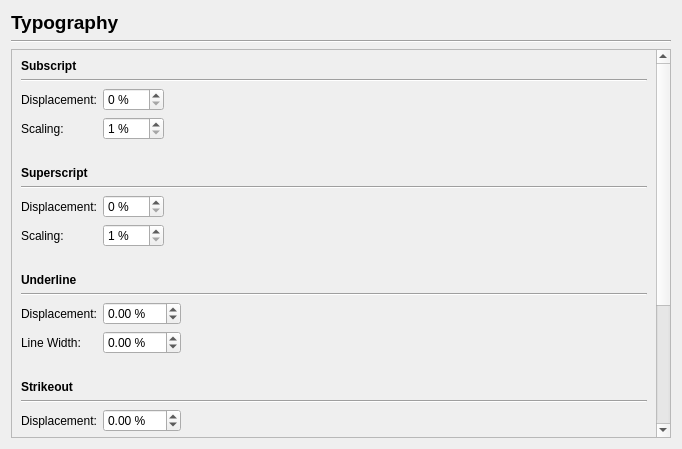
<?xml version="1.0" encoding="UTF-8"?>
<ui version="4.0">
 <class>Prefs_Typography</class>
 <widget class="QWidget" name="Prefs_Typography">
  <property name="geometry">
   <rect>
    <x>0</x>
    <y>0</y>
    <width>682</width>
    <height>449</height>
   </rect>
  </property>
  <property name="windowTitle">
   <string>Form</string>
  </property>
  <layout class="QVBoxLayout" name="verticalLayout_2">
   <item>
    <widget class="QLabel" name="label">
     <property name="font">
      <font>
       <pointsize>14</pointsize>
       <weight>75</weight>
       <bold>true</bold>
      </font>
     </property>
     <property name="text">
      <string>Typography</string>
     </property>
    </widget>
   </item>
   <item>
    <widget class="Line" name="line">
     <property name="orientation">
      <enum>Qt::Horizontal</enum>
     </property>
    </widget>
   </item>
   <item>
    <widget class="QScrollArea" name="scrollArea">
     <property name="widgetResizable">
      <bool>true</bool>
     </property>
     <widget class="QWidget" name="scrollAreaWidgetContents">
      <property name="geometry">
       <rect>
        <x>0</x>
        <y>0</y>
        <width>639</width>
        <height>782</height>
       </rect>
      </property>
      <layout class="QVBoxLayout" name="verticalLayout">
       <item>
        <widget class="QLabel" name="label_2">
         <property name="font">
          <font>
           <weight>75</weight>
           <bold>true</bold>
          </font>
         </property>
         <property name="text">
          <string>Subscript</string>
         </property>
        </widget>
       </item>
       <item>
        <widget class="Line" name="line_4">
         <property name="orientation">
          <enum>Qt::Horizontal</enum>
         </property>
        </widget>
       </item>
       <item>
        <layout class="QFormLayout" name="formLayout_3">
         <property name="fieldGrowthPolicy">
          <enum>QFormLayout::FieldsStayAtSizeHint</enum>
         </property>
         <property name="formAlignment">
          <set>Qt::AlignLeading|Qt::AlignLeft|Qt::AlignTop</set>
         </property>
         <item row="0" column="0">
          <widget class="QLabel" name="label_5">
           <property name="text">
            <string>Displacement:</string>
           </property>
          </widget>
         </item>
         <item row="0" column="1">
          <widget class="QSpinBox" name="subscriptDisplacementSpinBox">
           <property name="suffix">
            <string> %</string>
           </property>
           <property name="maximum">
            <number>100</number>
           </property>
          </widget>
         </item>
         <item row="1" column="1">
          <widget class="QSpinBox" name="subscriptScalingSpinBox">
           <property name="suffix">
            <string> %</string>
           </property>
           <property name="minimum">
            <number>1</number>
           </property>
           <property name="maximum">
            <number>100</number>
           </property>
          </widget>
         </item>
         <item row="1" column="0">
          <widget class="QLabel" name="label_6">
           <property name="text">
            <string>Scaling:</string>
           </property>
          </widget>
         </item>
        </layout>
       </item>
       <item>
        <spacer name="verticalSpacer">
         <property name="orientation">
          <enum>Qt::Vertical</enum>
         </property>
         <property name="sizeType">
          <enum>QSizePolicy::Fixed</enum>
         </property>
         <property name="sizeHint" stdset="0">
          <size>
           <width>20</width>
           <height>20</height>
          </size>
         </property>
        </spacer>
       </item>
       <item>
        <widget class="QLabel" name="label_3">
         <property name="font">
          <font>
           <weight>75</weight>
           <bold>true</bold>
          </font>
         </property>
         <property name="text">
          <string>Superscript</string>
         </property>
        </widget>
       </item>
       <item>
        <widget class="Line" name="line_3">
         <property name="orientation">
          <enum>Qt::Horizontal</enum>
         </property>
        </widget>
       </item>
       <item>
        <layout class="QFormLayout" name="formLayout_2">
         <property name="fieldGrowthPolicy">
          <enum>QFormLayout::FieldsStayAtSizeHint</enum>
         </property>
         <property name="formAlignment">
          <set>Qt::AlignLeading|Qt::AlignLeft|Qt::AlignTop</set>
         </property>
         <item row="0" column="0">
          <widget class="QLabel" name="label_7">
           <property name="text">
            <string>Displacement:</string>
           </property>
          </widget>
         </item>
         <item row="0" column="1">
          <widget class="QSpinBox" name="superscriptDisplacementSpinBox">
           <property name="suffix">
            <string> %</string>
           </property>
           <property name="maximum">
            <number>100</number>
           </property>
          </widget>
         </item>
         <item row="1" column="0">
          <widget class="QLabel" name="label_8">
           <property name="text">
            <string>Scaling:</string>
           </property>
          </widget>
         </item>
         <item row="1" column="1">
          <widget class="QSpinBox" name="superscriptScalingSpinBox">
           <property name="suffix">
            <string> %</string>
           </property>
           <property name="minimum">
            <number>1</number>
           </property>
           <property name="maximum">
            <number>100</number>
           </property>
          </widget>
         </item>
        </layout>
       </item>
       <item>
        <spacer name="verticalSpacer_2">
         <property name="orientation">
          <enum>Qt::Vertical</enum>
         </property>
         <property name="sizeType">
          <enum>QSizePolicy::Fixed</enum>
         </property>
         <property name="sizeHint" stdset="0">
          <size>
           <width>20</width>
           <height>20</height>
          </size>
         </property>
        </spacer>
       </item>
       <item>
        <widget class="QLabel" name="label_4">
         <property name="font">
          <font>
           <weight>75</weight>
           <bold>true</bold>
          </font>
         </property>
         <property name="text">
          <string>Underline</string>
         </property>
        </widget>
       </item>
       <item>
        <widget class="Line" name="line_2">
         <property name="orientation">
          <enum>Qt::Horizontal</enum>
         </property>
        </widget>
       </item>
       <item>
        <layout class="QFormLayout" name="formLayout">
         <property name="fieldGrowthPolicy">
          <enum>QFormLayout::FieldsStayAtSizeHint</enum>
         </property>
         <property name="formAlignment">
          <set>Qt::AlignLeading|Qt::AlignLeft|Qt::AlignTop</set>
         </property>
         <item row="0" column="0">
          <widget class="QLabel" name="label_9">
           <property name="text">
            <string>Displacement:</string>
           </property>
          </widget>
         </item>
         <item row="1" column="0">
          <widget class="QLabel" name="label_10">
           <property name="text">
            <string>Line Width:</string>
           </property>
          </widget>
         </item>
         <item row="1" column="1">
          <widget class="QDoubleSpinBox" name="underlineLineWidthSpinBox">
           <property name="wrapping">
            <bool>true</bool>
           </property>
           <property name="specialValueText">
            <string>Auto</string>
           </property>
           <property name="suffix">
            <string> %</string>
           </property>
           <property name="minimum">
            <double>-0.100000000000000</double>
           </property>
           <property name="maximum">
            <double>100.000000000000000</double>
           </property>
          </widget>
         </item>
         <item row="0" column="1">
          <widget class="QDoubleSpinBox" name="underlineDisplacementSpinBox">
           <property name="wrapping">
            <bool>true</bool>
           </property>
           <property name="specialValueText">
            <string>Auto</string>
           </property>
           <property name="suffix">
            <string> %</string>
           </property>
           <property name="minimum">
            <double>-0.100000000000000</double>
           </property>
           <property name="maximum">
            <double>100.000000000000000</double>
           </property>
          </widget>
         </item>
        </layout>
       </item>
       <item>
        <spacer name="verticalSpacer_4">
         <property name="orientation">
          <enum>Qt::Vertical</enum>
         </property>
         <property name="sizeType">
          <enum>QSizePolicy::Fixed</enum>
         </property>
         <property name="sizeHint" stdset="0">
          <size>
           <width>20</width>
           <height>20</height>
          </size>
         </property>
        </spacer>
       </item>
       <item>
        <widget class="QLabel" name="label_11">
         <property name="font">
          <font>
           <weight>75</weight>
           <bold>true</bold>
          </font>
         </property>
         <property name="text">
          <string>Strikeout</string>
         </property>
        </widget>
       </item>
       <item>
        <widget class="Line" name="line_5">
         <property name="orientation">
          <enum>Qt::Horizontal</enum>
         </property>
        </widget>
       </item>
       <item>
        <layout class="QFormLayout" name="formLayout_4">
         <property name="fieldGrowthPolicy">
          <enum>QFormLayout::FieldsStayAtSizeHint</enum>
         </property>
         <property name="formAlignment">
          <set>Qt::AlignLeading|Qt::AlignLeft|Qt::AlignTop</set>
         </property>
         <item row="0" column="0">
          <widget class="QLabel" name="label_12">
           <property name="text">
            <string>Displacement:</string>
           </property>
          </widget>
         </item>
         <item row="0" column="1">
          <widget class="QDoubleSpinBox" name="strikeoutDisplacementSpinBox">
           <property name="wrapping">
            <bool>true</bool>
           </property>
           <property name="specialValueText">
            <string>Auto</string>
           </property>
           <property name="suffix">
            <string> %</string>
           </property>
           <property name="minimum">
            <double>-0.100000000000000</double>
           </property>
           <property name="maximum">
            <double>100.000000000000000</double>
           </property>
          </widget>
         </item>
         <item row="1" column="0">
          <widget class="QLabel" name="label_13">
           <property name="text">
            <string>Line Width:</string>
           </property>
          </widget>
         </item>
         <item row="1" column="1">
          <widget class="QDoubleSpinBox" name="strikeoutLineWidthSpinBox">
           <property name="wrapping">
            <bool>true</bool>
           </property>
           <property name="specialValueText">
            <string>Auto</string>
           </property>
           <property name="suffix">
            <string> %</string>
           </property>
           <property name="minimum">
            <double>-0.100000000000000</double>
           </property>
           <property name="maximum">
            <double>100.000000000000000</double>
           </property>
          </widget>
         </item>
        </layout>
       </item>
       <item>
        <spacer name="verticalSpacer_5">
         <property name="orientation">
          <enum>Qt::Vertical</enum>
         </property>
         <property name="sizeType">
          <enum>QSizePolicy::Fixed</enum>
         </property>
         <property name="sizeHint" stdset="0">
          <size>
           <width>20</width>
           <height>20</height>
          </size>
         </property>
        </spacer>
       </item>
       <item>
        <widget class="QLabel" name="label_14">
         <property name="font">
          <font>
           <weight>75</weight>
           <bold>true</bold>
          </font>
         </property>
         <property name="text">
          <string>Small Caps</string>
         </property>
        </widget>
       </item>
       <item>
        <widget class="Line" name="line_6">
         <property name="orientation">
          <enum>Qt::Horizontal</enum>
         </property>
        </widget>
       </item>
       <item>
        <layout class="QFormLayout" name="formLayout_5">
         <property name="fieldGrowthPolicy">
          <enum>QFormLayout::FieldsStayAtSizeHint</enum>
         </property>
         <property name="formAlignment">
          <set>Qt::AlignLeading|Qt::AlignLeft|Qt::AlignTop</set>
         </property>
         <item row="0" column="0">
          <widget class="QLabel" name="label_15">
           <property name="text">
            <string>Scaling:</string>
           </property>
          </widget>
         </item>
         <item row="0" column="1">
          <widget class="QSpinBox" name="smallcapsScalingSpinBox">
           <property name="suffix">
            <string> %</string>
           </property>
           <property name="maximum">
            <number>100</number>
           </property>
          </widget>
         </item>
        </layout>
       </item>
       <item>
        <spacer name="verticalSpacer_6">
         <property name="orientation">
          <enum>Qt::Vertical</enum>
         </property>
         <property name="sizeType">
          <enum>QSizePolicy::Fixed</enum>
         </property>
         <property name="sizeHint" stdset="0">
          <size>
           <width>20</width>
           <height>20</height>
          </size>
         </property>
        </spacer>
       </item>
       <item>
        <widget class="QLabel" name="label_17">
         <property name="font">
          <font>
           <weight>75</weight>
           <bold>true</bold>
          </font>
         </property>
         <property name="text">
          <string>Automatic Line Spacing</string>
         </property>
        </widget>
       </item>
       <item>
        <widget class="Line" name="line_7">
         <property name="orientation">
          <enum>Qt::Horizontal</enum>
         </property>
        </widget>
       </item>
       <item>
        <layout class="QFormLayout" name="formLayout_6">
         <property name="fieldGrowthPolicy">
          <enum>QFormLayout::FieldsStayAtSizeHint</enum>
         </property>
         <property name="formAlignment">
          <set>Qt::AlignLeading|Qt::AlignLeft|Qt::AlignTop</set>
         </property>
         <item row="0" column="0">
          <widget class="QLabel" name="label_19">
           <property name="text">
            <string>Line Spacing:</string>
           </property>
          </widget>
         </item>
         <item row="0" column="1">
          <widget class="QSpinBox" name="automaticLineSpacingSpinBox">
           <property name="suffix">
            <string> %</string>
           </property>
           <property name="minimum">
            <number>100</number>
           </property>
           <property name="maximum">
            <number>500</number>
           </property>
          </widget>
         </item>
        </layout>
       </item>
       <item>
        <spacer name="verticalSpacer_3">
         <property name="orientation">
          <enum>Qt::Vertical</enum>
         </property>
         <property name="sizeHint" stdset="0">
          <size>
           <width>20</width>
           <height>34</height>
          </size>
         </property>
        </spacer>
       </item>
      </layout>
     </widget>
    </widget>
   </item>
  </layout>
 </widget>
 <tabstops>
  <tabstop>scrollArea</tabstop>
  <tabstop>subscriptDisplacementSpinBox</tabstop>
  <tabstop>subscriptScalingSpinBox</tabstop>
  <tabstop>superscriptDisplacementSpinBox</tabstop>
  <tabstop>superscriptScalingSpinBox</tabstop>
  <tabstop>underlineDisplacementSpinBox</tabstop>
  <tabstop>underlineLineWidthSpinBox</tabstop>
  <tabstop>strikeoutDisplacementSpinBox</tabstop>
  <tabstop>strikeoutLineWidthSpinBox</tabstop>
  <tabstop>smallcapsScalingSpinBox</tabstop>
  <tabstop>automaticLineSpacingSpinBox</tabstop>
 </tabstops>
 <resources/>
 <connections/>
</ui>
